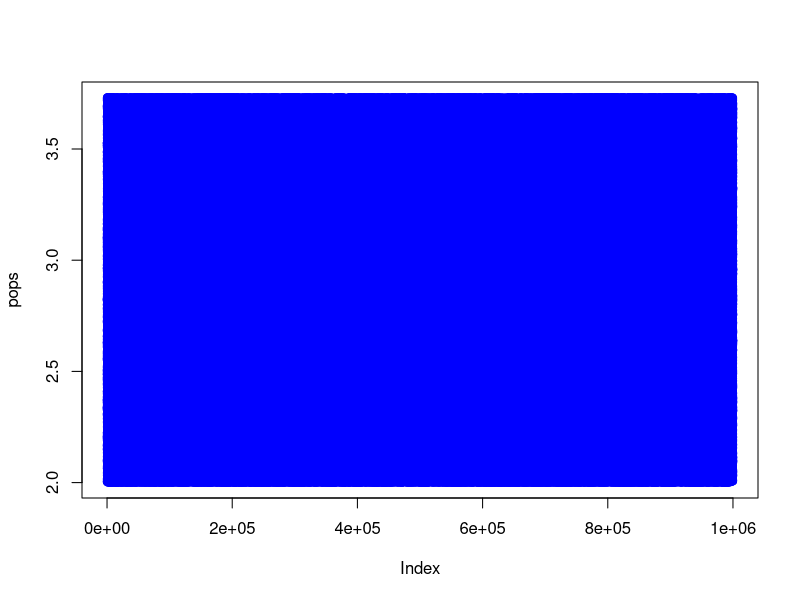
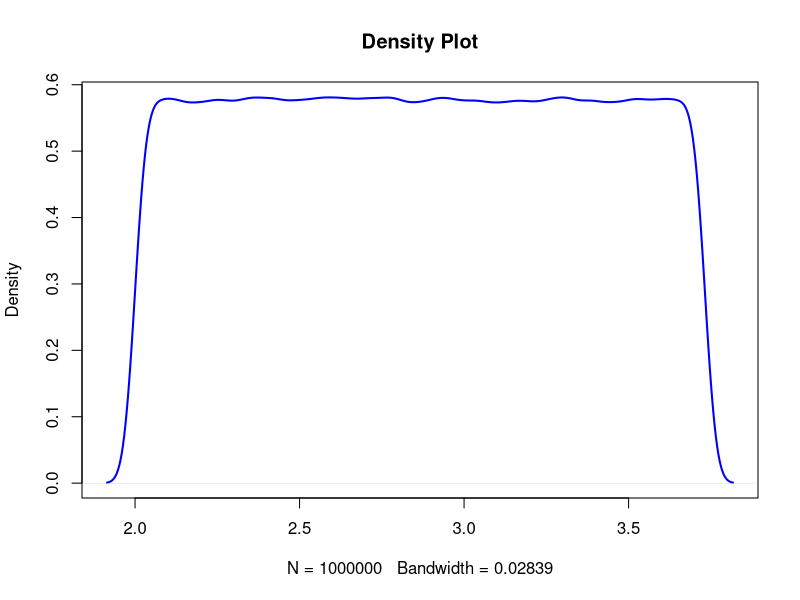
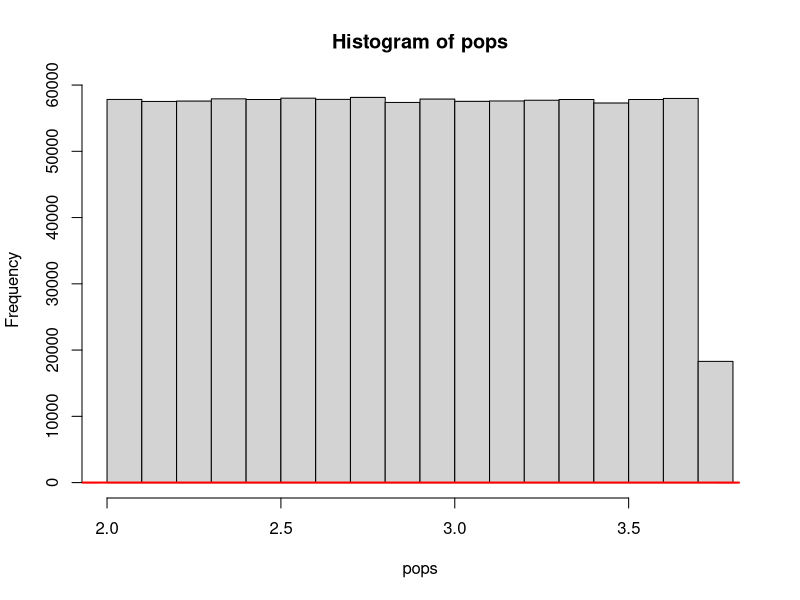
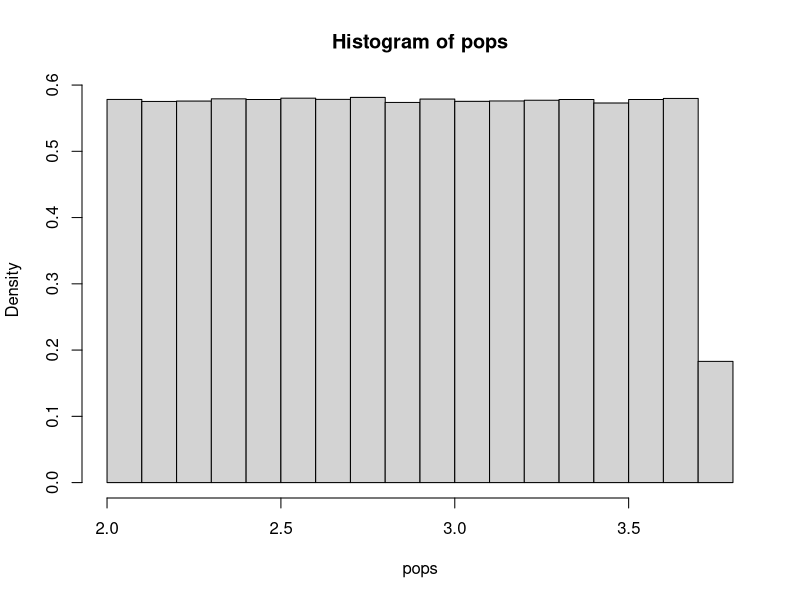
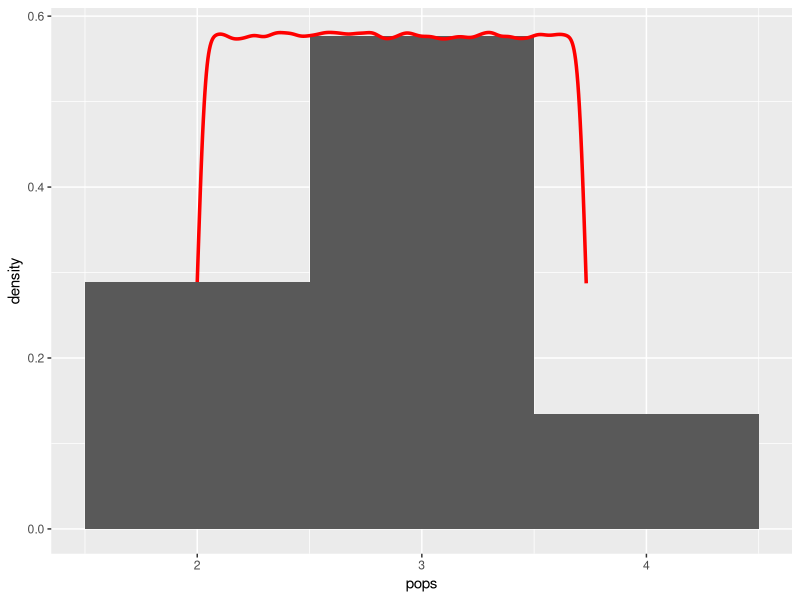
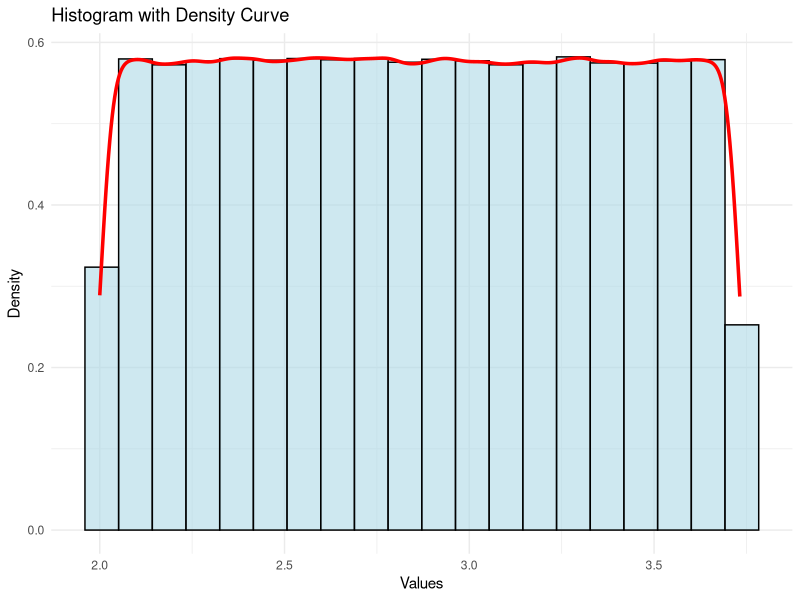
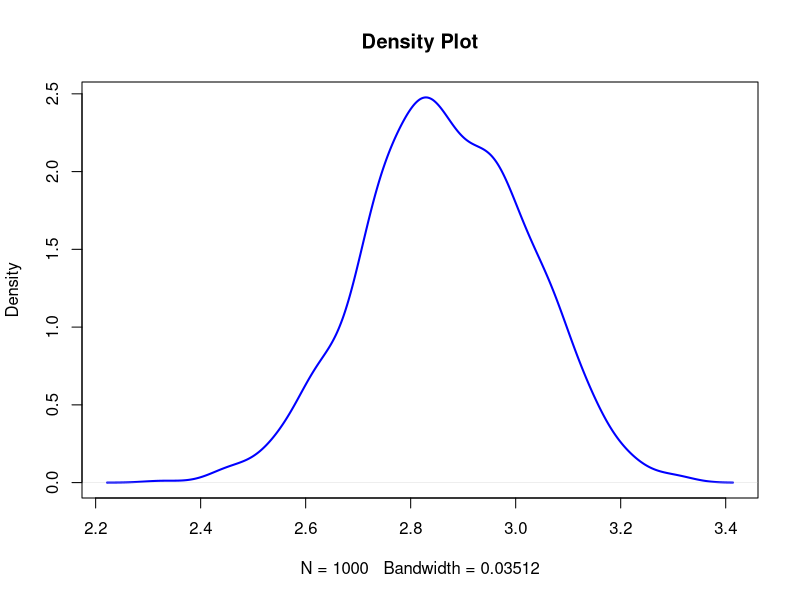
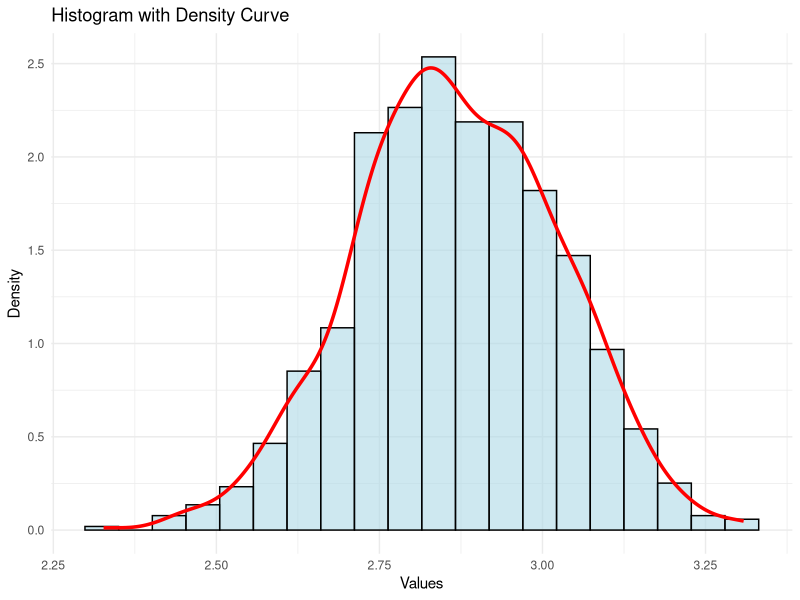

Generate these figures, in order, with R:
## ---- chunk 1
knitr::opts_chunk$set(echo = TRUE)
library(ggplot2)
## ---- chunk 2
sigma <- 0.5
N <- 1000000

# Normal Distribution (mean = 0, sd = sigma)
pops <- rnorm(N, mean = 1, sd = sigma)

# Exponential Distribution (lambda = 1/sigma)
lambda <- 1 / sigma
pops <- rexp(N, rate = lambda)

# Binomial Distribution (Bernoulli trial)
p <- 0.5
pops <- rbinom(N, size = 1, prob = p) # Bernoulli trial

# Poisson Distribution (lambda = sigma^2)
lambda <- sigma^2
pops <- rpois(N, lambda = lambda)

# Gamma Distribution
alpha <- 4  
beta <- sqrt(alpha) / sigma
pops <- rgamma(N, shape = alpha, rate = beta)

# Uniform Distribution
min = 2
max = 2 + sqrt(3)  #this will give the standard deviation ~ 0.5
pops <- runif(N, min, max)



## ---- chunk 3

# Can you plot them? (Some options are here) 
# how ...? ggplot or plot or hist
plot(pops, col = "blue")

# or density plot
plot(density(pops), col = "blue", lwd = 2, main = "Density Plot")

# histogram
hist(pops)
lines(density(pops), col = "red", lwd = 2)

# instead of giving frequency... how to give the density? 
hist(pops, freq = FALSE) # 



# using ggplot + histogram + density 
ggplot(data.frame(pops), aes(x = pops)) +
  geom_histogram(aes(y = ..density..), binwidth = 1) + 
  geom_density(color = "red", linewidth = 1.2)


# more fancy version with ggplot()
ggplot(data.frame(pops), aes(x = pops)) +
  geom_histogram(aes(y = ..density..), bins = 20, fill = "lightblue", color = "black", alpha = 0.6) +
  geom_density(color = "red", linewidth = 1.2) +
  theme_minimal() +
  labs(title = "Histogram with Density Curve", x = "Values", y = "Density")
 
## ---- chunk 4
mean(pops)
sd(pops)
## ---- chunk 5

# we can teach them using for loops
# we can teach them using a function + for loops

n = 10

sample_get_xbar_fn <- function(n){
 sampled_entries <- sample(pops, size = n)
 xbar <- sum(sampled_entries) / n
  return(xbar)
}


K = 1000 # simulation size is K=10000

Sample_proportions <- replicate(K, sample_get_xbar_fn(n))





# for loop version is also possible




## ---- chunk 6
# density plot
plot(density(Sample_proportions), col = "blue", lwd = 2, main = "Density Plot")


# or

# using ggplot + histogram + density 
ggplot(data.frame(Sample_proportions), aes(x = Sample_proportions)) +
  geom_histogram(aes(y = ..density..), bins = 20, fill = "lightblue", color = "black", alpha = 0.6) +
  geom_density(color = "red", linewidth = 1.2) +
  theme_minimal() +
  labs(title = "Histogram with Density Curve", x = "Values", y = "Density")
 

## ---- chunk 7
print("Xbar Data")
print(head(Sample_proportions))
print("Mean")
print(mean(Sample_proportions))
print("Standard devation of the data")
print(sd(Sample_proportions))


## ---- chunk 8
qqnorm(Sample_proportions)
qqline(Sample_proportions)
## ---- chunk 9


